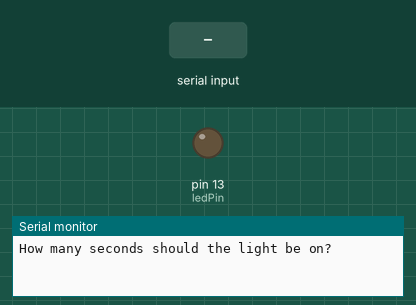
Simulated run of this sketch. Board: Arduino Uno, built with avr-gcc and run on an emulated ATmega328P. Shown: output pins drawn as LEDs (lit = HIGH), the last lines printed to the serial monitor. The test bench sets the inputs (shaded band).

Above: at 1.2 s.
1.3 s: "90,45,200\n" received over Serial
At 2.5 s:
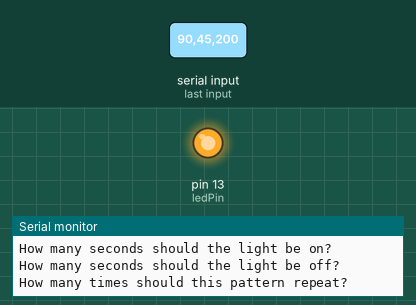
Timing chart, 0 to 27.2 s (numbered marks = the images above; inputs shaded):
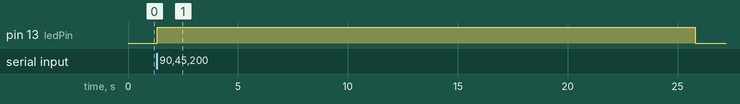

The sketch:

pduncans_serial_monitor_test.ino
```cpp
// Program written to take user input through the serial monitor
// and allow the user to adjust the blink rate of the LED.
// @author pduncans
//@date 10/04/2021
//@version 1.0

int ledPin = 13;
int blinkOn = 1000;
int blinkOff = 1000;
int repeat = 1;

void setup() {
  //Setup the serial monitor with a baud rate of 9600
  Serial.begin(9600);
  pinMode(13, OUTPUT);
}

void loop() {
  //Get the on time for the LED
  Serial.println("How many seconds should the light be on?");
  //Loop to wait for answer
  while(Serial.available()==0){
    //Loop just waits
  }
  blinkOn = Serial.parseInt();

  //Get the off time for the LED
  Serial.println("How many seconds should the light be off?");
  //Loop to wait for answer
  while(Serial.available()==0){
    //Loop just waits
  }
  blinkOff = Serial.parseInt();

  //Get number of times pattern should repeat
   Serial.println("How many times should this pattern repeat?");
  //Loop to wait for answer
  while(Serial.available()==0){
    //Loop just waits
  }
  repeat = Serial.parseInt();

  //Loop for pattern
  for (int i = 0; i < repeat; i++){
    //Set times for LED light
    digitalWrite(ledPin, HIGH);
    int on = blinkOn * 1000;
    delay(on);
    digitalWrite(ledPin, LOW);
    int off = blinkOff * 1000;
    delay(off);
  }
  Serial.println();
}
```

Measured:
- after the input at 1.3 s, pin 13 (ledPin): LOW → HIGH at once, → LOW 24.5 s later
